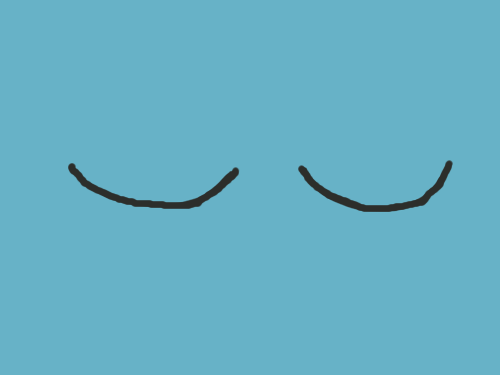
#> input picture led/raspberry pi/count0.bmp, 500 x 375 px
$ python animate-eye-test.py
#> lines starting #> are read from the running program, lines starting #| are printed output that depends on the picture
import cv2
import numpy as np
from PIL import Image
from PIL import ImageDraw
import time, os
import threading

images = ('count0.bmp', 'count1.bmp', 'count2.bmp')
count = 0
#frame 0 ~ 9: closed eye
#frame 10 ~ 59: open eye -->create eyeball
FPS = 10
SLEEP = 1.0 / FPS
img1 = cv2.imread(images[0])
#> img1 is the input picture: shape (375, 500, 3); mean B, G, R 196.7, 176.1, 102.1
img2 = cv2.imread(images[1])
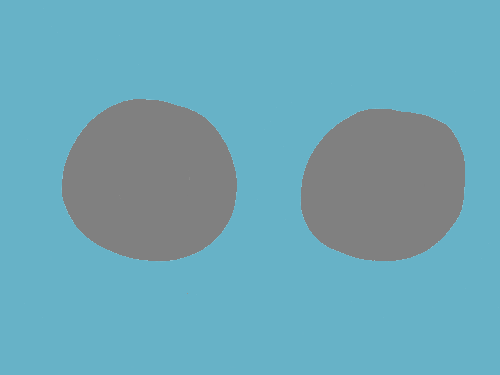
#> input picture led/raspberry pi/count1.bmp, 500 x 375 px
#> img2 is the input picture: shape (375, 500, 3); mean B, G, R 182.9, 166.7, 108.7
img3 = cv2.imread(images[2])
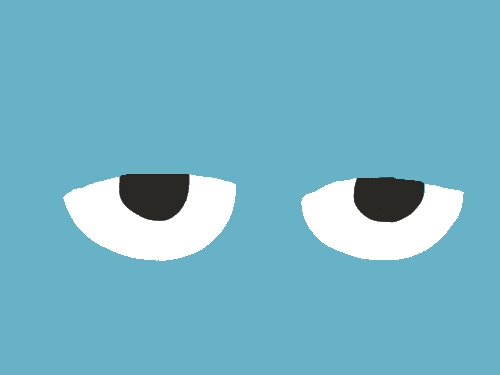
#> input picture led/raspberry pi/count2.bmp, 500 x 375 px
#> img3 is the input picture: shape (375, 500, 3); mean B, G, R 199.3, 180.8, 114.6

left_eye = cv2.imread('left.png')
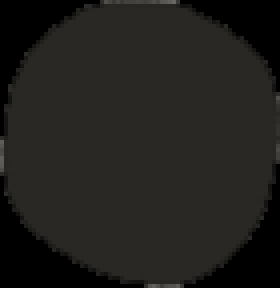
#> input picture led/raspberry pi/left.png, 70 x 72 px (shown 4 times larger)
#> left_eye is the input picture: shape (72, 70, 3); mean B, G, R 28.8, 31.9, 32.7
leye_h, leye_w, _ = left_eye.shape
#> leye_h = 72; leye_w = 70
right_eye = cv2.imread('right.png')
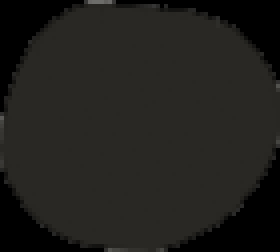
#> input picture led/raspberry pi/right.png, 70 x 63 px (shown 4 times larger)
#> right_eye is the input picture: shape (63, 70, 3); mean B, G, R 28.9, 32.1, 32.8
reye_h, reye_w, _ = right_eye.shape
#> reye_h = 63; reye_w = 70

# [43 lines left out: function process_masking, not called in this run]


def draw_eyeball(lx, ly, rx, ry):   #left eye POS, right eye POS (left, top position)
    img = img2.copy()
    img = process_masking(img, left_eye, (lx, ly))
    if img is None:
        return
    img = process_masking(img, right_eye, (rx, ry))
    if img is None:
        return
    cv2.imshow('eye', img)
    cv2.waitKey(1)


def calc_led_pos(jetson_pos):
    LX_pos = int(L_Eye_Rgn[0] +  L_Eye_Rgn[2] * jetson_pos[0] / jetson_Rgn[0]) - int(leye_w / 2)
    LY_pos = int(L_Eye_Rgn[1] +  L_Eye_Rgn[3] * jetson_pos[1] / jetson_Rgn[1]) - int(leye_h / 2)
    RX_pos = int(R_Eye_Rgn[0] +  R_Eye_Rgn[2] * jetson_pos[0] / jetson_Rgn[0]) - int(reye_w / 2)
    RY_pos = int(R_Eye_Rgn[1] +  R_Eye_Rgn[3] * jetson_pos[1] / jetson_Rgn[1]) - int(reye_h / 2)
    return LX_pos, LY_pos, RX_pos, RY_pos


def set_eye(jetson_pos):
    lx, ly, rx, ry = calc_led_pos(jetson_pos)
    draw_eyeball(lx, ly, rx, ry)

L_Eye_Rgn = (90, 124, 122, 120) #x, y, W, H
R_Eye_Rgn = (330, 124, 118, 120) #x, y, W, H
jetson_Rgn = (640, 480) #W, H
g_jetson_pos = [320,240]   #initial position

'''
Thread function for drawing
'''
def draw_eye():
    while True:
        set_eye(g_jetson_pos)
        time.sleep(0.1)

def main():
    global g_jetson_pos
    t = threading.Thread(target=draw_eye, name='draw eye')
    t.daemon = True
    t.start()
    while True:
        try:
            num_str = input('enter eyeball center position  x, y :' ).split(',')
            if(len(num_str) != 2):
                print('invlid format. Enter like this  30, 50')
                continue
            pos = list(map(int, num_str))   #pos of center of face
            if pos[0] < 0 or pos[0] > jetson_Rgn[0]:
                print('invlid range. Enter X value 0 ~ 640')
                continue
            if pos[1] < 0 or pos[1] > jetson_Rgn[1]:
                print('invlid range. Enter Y value 0 ~ 480')
                continue

            g_jetson_pos = pos

        except KeyboardInterrupt:
            break


if __name__ == '__main__':
#> (the run stopped early here; a loop or call above may not have finished)
